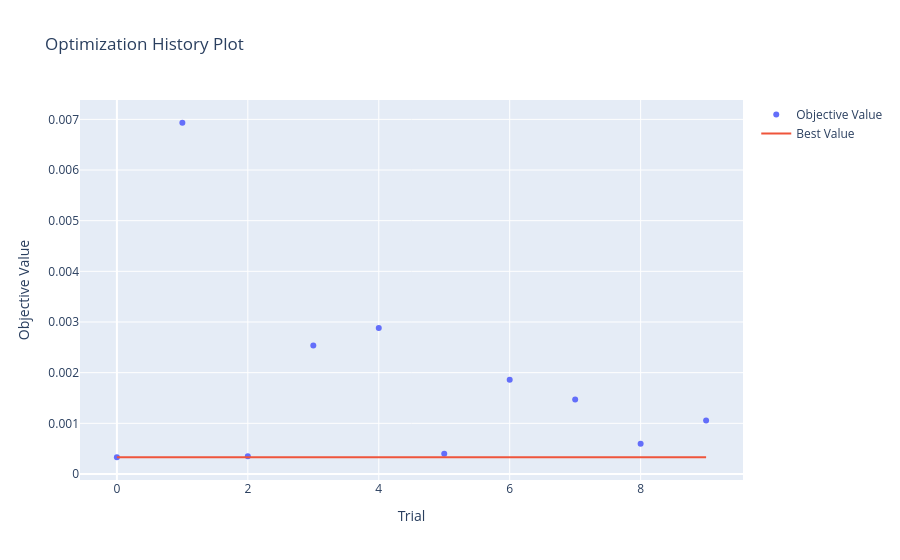

The notebook cell saved with this chart:
### Code cell
import optuna.visualization as vis

vis.plot_optimization_history(study)

### Figure 1 — Plotly figure (JSON) as saved in the notebook; plotly's stock layout.template omitted (floating-point values rounded to 4 significant figures)
{"data": [{"mode": "markers", "name": "Objective Value", "type": "scatter", "x": [0, 1, 2, 3, 4, 5, 6, 7, 8, 9], "y": [0.0003304, 0.006933, 0.0003488, 0.002538, 0.002882, 0.0003976, 0.001862, 0.001469, 0.0005966, 0.001058]}, {"mode": "lines", "name": "Best Value", "type": "scatter", "x": [0, 1, 2, 3, 4, 5, 6, 7, 8, 9], "y": [0.0003304, 0.0003304, 0.0003304, 0.0003304, 0.0003304, 0.0003304, 0.0003304, 0.0003304, 0.0003304, 0.0003304]}, {"marker": {"color": "#cccccc"}, "mode": "markers", "name": "Infeasible Trial", "showlegend": false, "type": "scatter", "x": [], "y": []}], "layout": {"title": {"text": "Optimization History Plot"}, "xaxis": {"title": {"text": "Trial"}}, "yaxis": {"title": {"text": "Objective Value"}}}}
